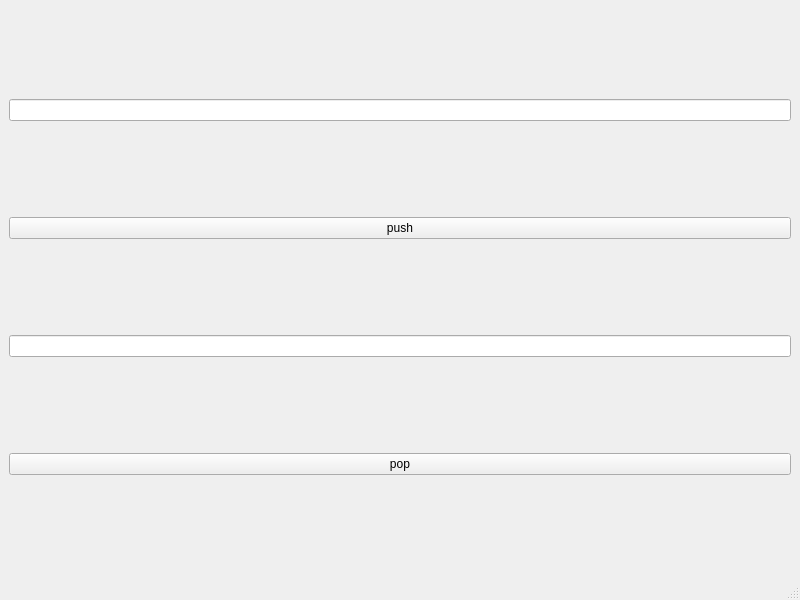
<?xml version="1.0" encoding="UTF-8"?>
<ui version="4.0">
 <class>MainWindow</class>
 <widget class="QMainWindow" name="MainWindow">
  <property name="geometry">
   <rect>
    <x>0</x>
    <y>0</y>
    <width>800</width>
    <height>600</height>
   </rect>
  </property>
  <property name="windowTitle">
   <string>MainWindow</string>
  </property>
  <widget class="QWidget" name="centralwidget">
   <layout class="QGridLayout" name="gridLayout">
    <item row="1" column="0">
     <widget class="QPushButton" name="pushButton">
      <property name="text">
       <string>push</string>
      </property>
     </widget>
    </item>
    <item row="0" column="0">
     <widget class="QLineEdit" name="pushEdit"/>
    </item>
    <item row="3" column="0">
     <widget class="QPushButton" name="popButton">
      <property name="text">
       <string>pop</string>
      </property>
     </widget>
    </item>
    <item row="2" column="0">
     <widget class="QLineEdit" name="popEdit"/>
    </item>
   </layout>
  </widget>
  <widget class="QMenuBar" name="menubar">
   <property name="geometry">
    <rect>
     <x>0</x>
     <y>0</y>
     <width>800</width>
     <height>21</height>
    </rect>
   </property>
  </widget>
  <widget class="QStatusBar" name="statusbar"/>
 </widget>
 <resources/>
 <connections/>
</ui>
